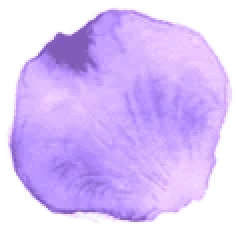
#> input picture assets/caida-1.webp, 120 x 115 px, given in place of petalo-1.webp, which was not available (shown 2 times larger)
$ python adornos.py
#> lines starting #> are read from the running program, lines starting #| are printed output that depends on the picture; after the words box and inside, x2 and y2 are one past the last pixel; in counts of white or black regions, pixels touching at a corner belong together
#> further down, im is the input picture: PIL image 120x115 RGBA; mean R, G, B, A 190.4, 153.4, 236.6, 171.4
import numpy as np
from PIL import Image, ImageFilter
P='C:/Users/aleja/boda-andrea-giovana-gomez-sanchez-luis-uriel-licona-rojas/flores/'
K='C:/Users/aleja/xv-kiara-nieto/assets/'
def h(x): return np.array([int(x[i:i+2],16) for i in (1,3,5)],float)
def ramp(img,cols,gamma=1.0):
#> called with gamma = 1
    a=np.asarray(img.convert('RGBA'),float); rgb=a[...,:3]; al=a[...,3]
#> after `rgb = a[..., :3]`:
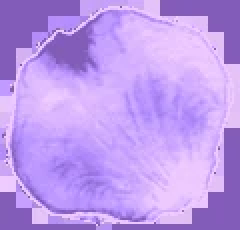
#> rgb: shape (115, 120, 3) float64 (shown 2 times larger); mean R, G, B 190.4, 153.4, 236.6
#> after `al = a[..., 3]`:
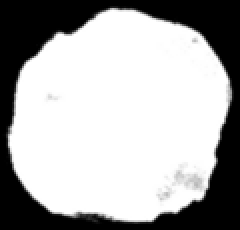
#> al: shape (115, 120) float64 (shown 2 times larger); min 0, max 255, mean 171.4
    L=(rgb@np.array([.299,.587,.114]))/255
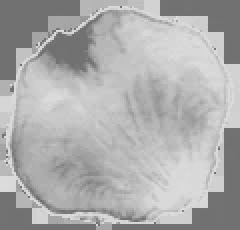
#> L: shape (115, 120) float64 (shown 2 times larger); min 0.424, max 0.877, mean 0.682
    m=al>128
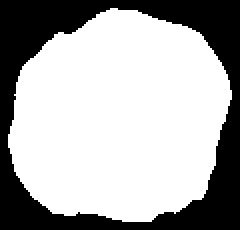
#> m: shape (115, 120) bool (shown 2 times larger); 67.4% white; 1 black region, box (x1, y1, x2, y2) and area: (0, 0, 120, 115) 4499
    lo,hi=np.percentile(L[m],[3,97]); t=np.clip((L-lo)/(hi-lo+1e-6),0,1)**gamma
#> after `lo, hi = np.percentile(L[m], [3, 97])`: lo = 0.453; hi = 0.854
#> after `t = np.clip((L - lo) / (hi - lo + 1e-06), 0, 1) ** gamma`:
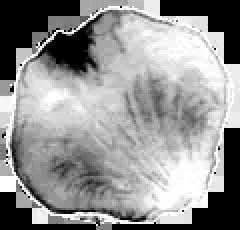
#> t: shape (115, 120) float64 (shown 2 times larger); min 0, max 1, mean 0.574
    cs=np.array([h(c) for c in cols]); pos=t*(len(cs)-1); i=np.clip(pos.astype(int),0,len(cs)-2); f=(pos-i)[...,None]
#> after `i = np.clip(pos.astype(int), 0, len(cs) - 2)`:
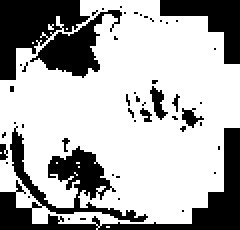
#> i: shape (115, 120) int64 (shown 2 times larger); values 0 (black) and 1 (white), 68.2% white; 50 black regions (42 under 20 px), largest, box (x1, y1, x2, y2) and area: (0, 63, 120, 115) 2003, (0, 0, 45, 40) 924, (15, 5, 61, 39) 585
#> after `f = (pos - i)[..., None]`:
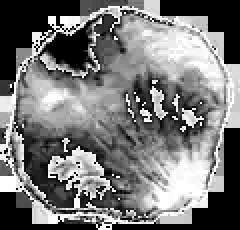
#> f: shape (115, 120, 1) float64 (shown 2 times larger); min 0, max 1, mean 0.465
    out=cs[i]*(1-f)+cs[i+1]*f
    return Image.fromarray(np.dstack([out,al]).astype('uint8'),'RGBA')
def hueshift(img,tint,k):
    # mezcla cromática hacia tinte conservando luminosidad
    a=np.asarray(img.convert('RGBA'),float); rgb=a[...,:3]; al=a[...,3]
    L=(rgb@np.array([.299,.587,.114]))[...,None]
    t=h(tint)[None,None,:]; tl=(t@np.array([.299,.587,.114]))[...,None]
    col=np.clip(t*(L/np.maximum(tl,1)),0,255)
    out=rgb*(1-k)+col*k
    return Image.fromarray(np.dstack([out,al]).astype('uint8'),'RGBA')
# --- caída: pétalos
LILA=['#825cb8','#b18cfe','#efcaff']
ROSA=['#B76E79','#f4a4c0','#fde6ee']
for n,(src,cols,g) in {1:('petalo-1',LILA,1.0),2:('petalo-4',['#a85a72','#e58aa8','#f7b5cb'],1.0),3:('petalo-8',['#b76e9b','#e3a0d8','#f7dcf3'],1.0)}.items():
    im=Image.open(P+src+'.webp').convert('RGBA')
    im=ramp(im,cols,g)
    im=im.resize((120,int(120*im.height/im.width)),Image.LANCZOS)
    im.save(f'assets/caida-{n}.webp',quality=90,method=6)
#> pass 2 of the loop `for n,(src,cols,g) in {1:('petalo-1',LILA,1.0),2:('petalo-4',['#a85a72..`:
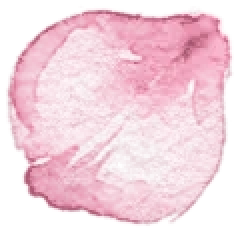
#> input picture assets/caida-2.webp, 120 x 116 px, given in place of petalo-4.webp, which was not available (shown 2 times larger)
#> im is the input picture: PIL image 120x116 RGBA; mean R, G, B, A 217.6, 136.8, 163.2, 96.2
#> a: shape (116, 120, 4) float64
#> rgb: shape (116, 120, 3) float64
#> al: shape (116, 120) float64
#> L: shape (116, 120) float64
#> in ramp (call 2), `m=al>128`:
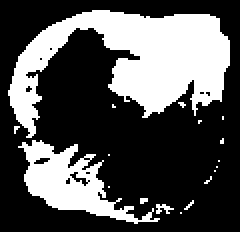
#> m: shape (116, 120) bool (shown 2 times larger); 32.9% white; 18 white regions (15 under 20 px), largest, box (x1, y1, x2, y2) and area: (4, 5, 115, 69) 3358, (9, 70, 80, 112) 1132, (78, 102, 87, 107) 25
#> lo = 0.466; hi = 0.791
#> t: shape (116, 120) float64
#> pos: shape (116, 120) float64
#> i: shape (116, 120) int64; values 0 (black) and 1 (white), 65.6% white; 213 black regions (199 under 20 px), largest, box (x1, y1, x2, y2) and area: (0, 6, 120, 116) 2334, (38, 55, 92, 94) 763, (0, 0, 32, 24) 448
#> in ramp (call 2), `f = (pos - i)[..., None]`:
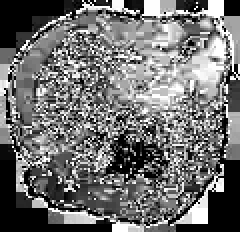
#> f: shape (116, 120, 1) float64 (shown 2 times larger); min 0, max 1, mean 0.443
#> out: shape (116, 120, 3) float64
# --- adornos: peonías reales, recolor suave + desenfoque horneado
def adorno(src,w,rad,nombre,tint=None,k=.0,flip=False,cols=None,cropb=None):
#> (the run stopped early here; a loop or call above may not have finished)
